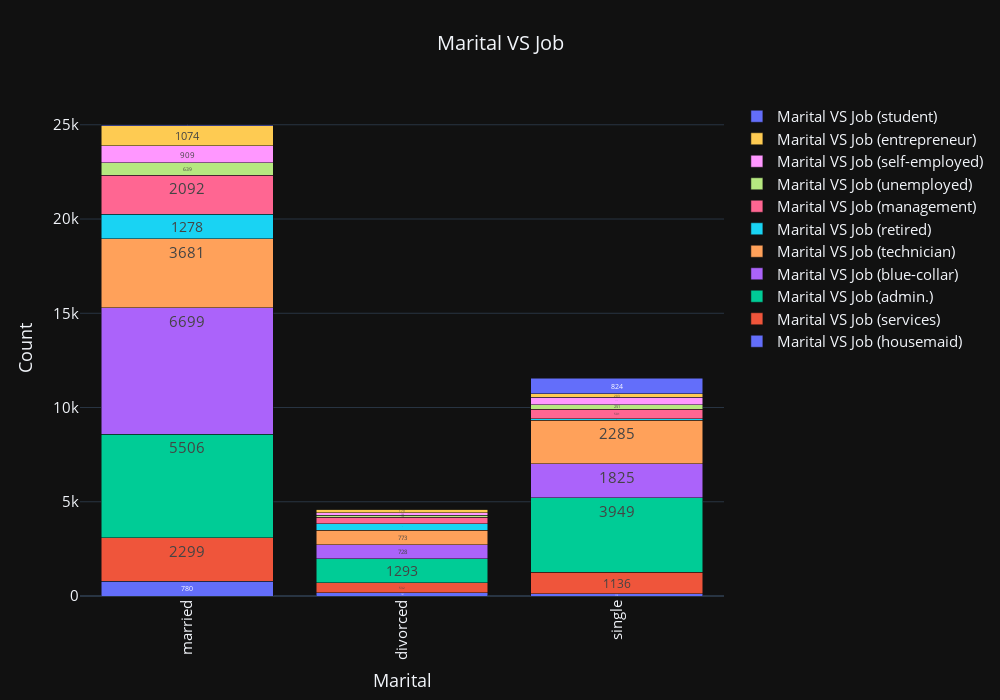

Here is the notebook cell this chart was saved with:
### Code cell
fig = go.Figure()
for category in data['job'].unique():
    category_data = data[data['job'] == category]['marital'].value_counts()
    bar_trace_by_hue = go.Bar(x=category_data.index, y=category_data.values, name=f'Marital VS Job ({category})',text=category_data.values, textposition='inside')
    fig.add_trace(bar_trace_by_hue)
fig.update_layout(
    title_text='Marital VS Job',
    title_x=0.5,
    title_font=dict(size=20),
    xaxis_title='Marital',
    yaxis_title='Count',
    font=dict(
        size=15,
    ),   
    barmode="stack",
    width=1000,
    height=700,
    xaxis=dict(tickangle=-90),
    template='plotly_dark'
)
fig.update_annotations(font=dict(size=20))
fig.show()

### Figure 1 — Plotly figure (JSON) as saved in the notebook; plotly's stock layout.template omitted (floating-point values rounded to 4 significant figures)
{"data": [{"name": "Marital VS Job (housemaid)", "text": [780.0, 161.0, 119.0], "textposition": "inside", "type": "bar", "x": ["married", "divorced", "single"], "y": [780, 161, 119]}, {"name": "Marital VS Job (services)", "text": [2299.0, 1136.0, 532.0], "textposition": "inside", "type": "bar", "x": ["married", "single", "divorced"], "y": [2299, 1136, 532]}, {"name": "Marital VS Job (admin.)", "text": [5506.0, 3949.0, 1293.0], "textposition": "inside", "type": "bar", "x": ["married", "single", "divorced"], "y": [5506, 3949, 1293]}, {"name": "Marital VS Job (blue-collar)", "text": [6699.0, 1825.0, 728.0], "textposition": "inside", "type": "bar", "x": ["married", "single", "divorced"], "y": [6699, 1825, 728]}, {"name": "Marital VS Job (technician)", "text": [3681.0, 2285.0, 773.0], "textposition": "inside", "type": "bar", "x": ["married", "single", "divorced"], "y": [3681, 2285, 773]}, {"name": "Marital VS Job (retired)", "text": [1278.0, 348.0, 92.0], "textposition": "inside", "type": "bar", "x": ["married", "divorced", "single"], "y": [1278, 348, 92]}, {"name": "Marital VS Job (management)", "text": [2092.0, 501.0, 331.0], "textposition": "inside", "type": "bar", "x": ["married", "single", "divorced"], "y": [2092, 501, 331]}, {"name": "Marital VS Job (unemployed)", "text": [639.0, 251.0, 124.0], "textposition": "inside", "type": "bar", "x": ["married", "single", "divorced"], "y": [639, 251, 124]}, {"name": "Marital VS Job (self-employed)", "text": [909.0, 379.0, 133.0], "textposition": "inside", "type": "bar", "x": ["married", "single", "divorced"], "y": [909, 379, 133]}, {"name": "Marital VS Job (entrepreneur)", "text": [1074.0, 203.0, 179.0], "textposition": "inside", "type": "bar", "x": ["married", "single", "divorced"], "y": [1074, 203, 179]}, {"name": "Marital VS Job (student)", "text": [824.0, 42.0, 9.0], "textposition": "inside", "type": "bar", "x": ["single", "married", "divorced"], "y": [824, 42, 9]}], "layout": {"barmode": "stack", "font": {"size": 15}, "height": 700, "title": {"font": {"size": 20}, "text": "Marital VS Job", "x": 0.5}, "width": 1000, "xaxis": {"tickangle": -90, "title": {"text": "Marital"}}, "yaxis": {"title": {"text": "Count"}}}}
